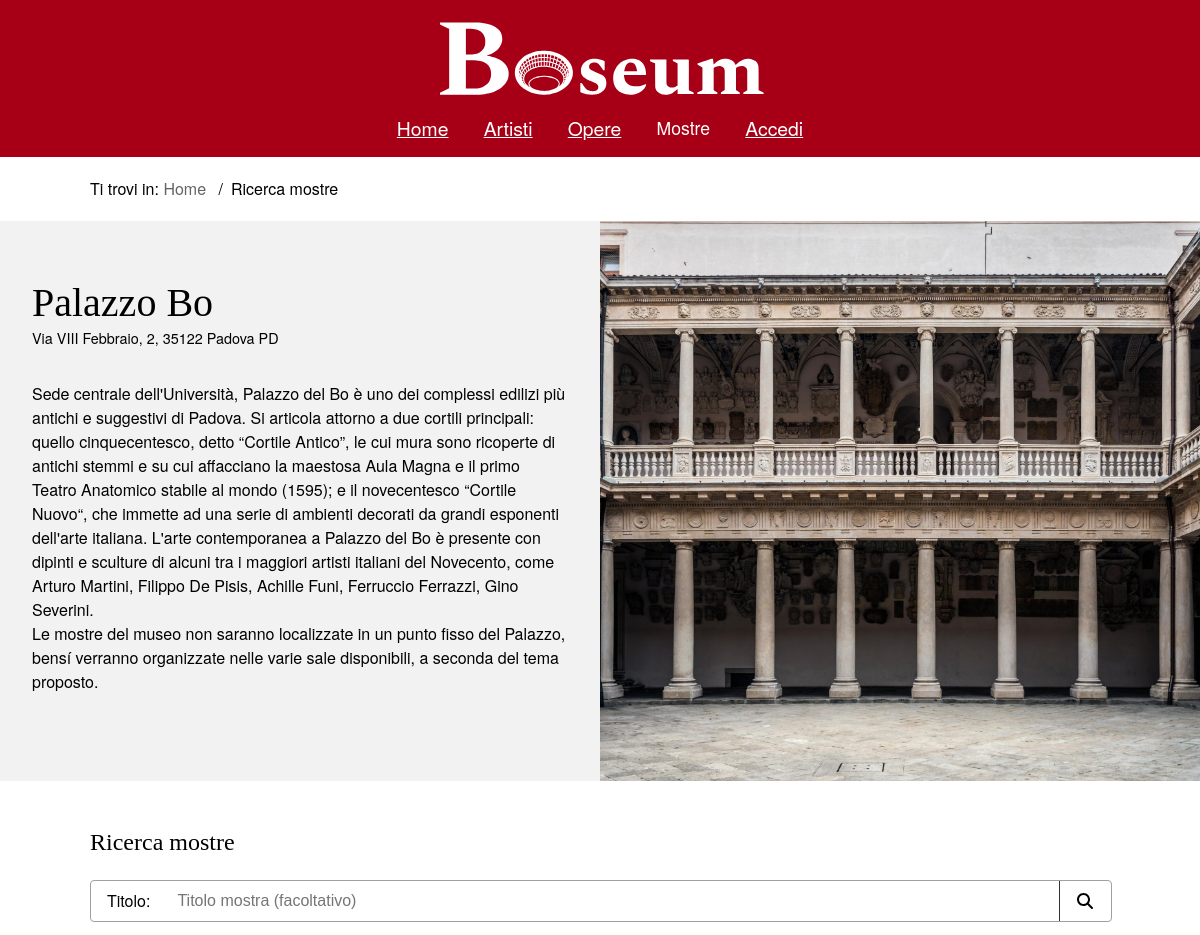
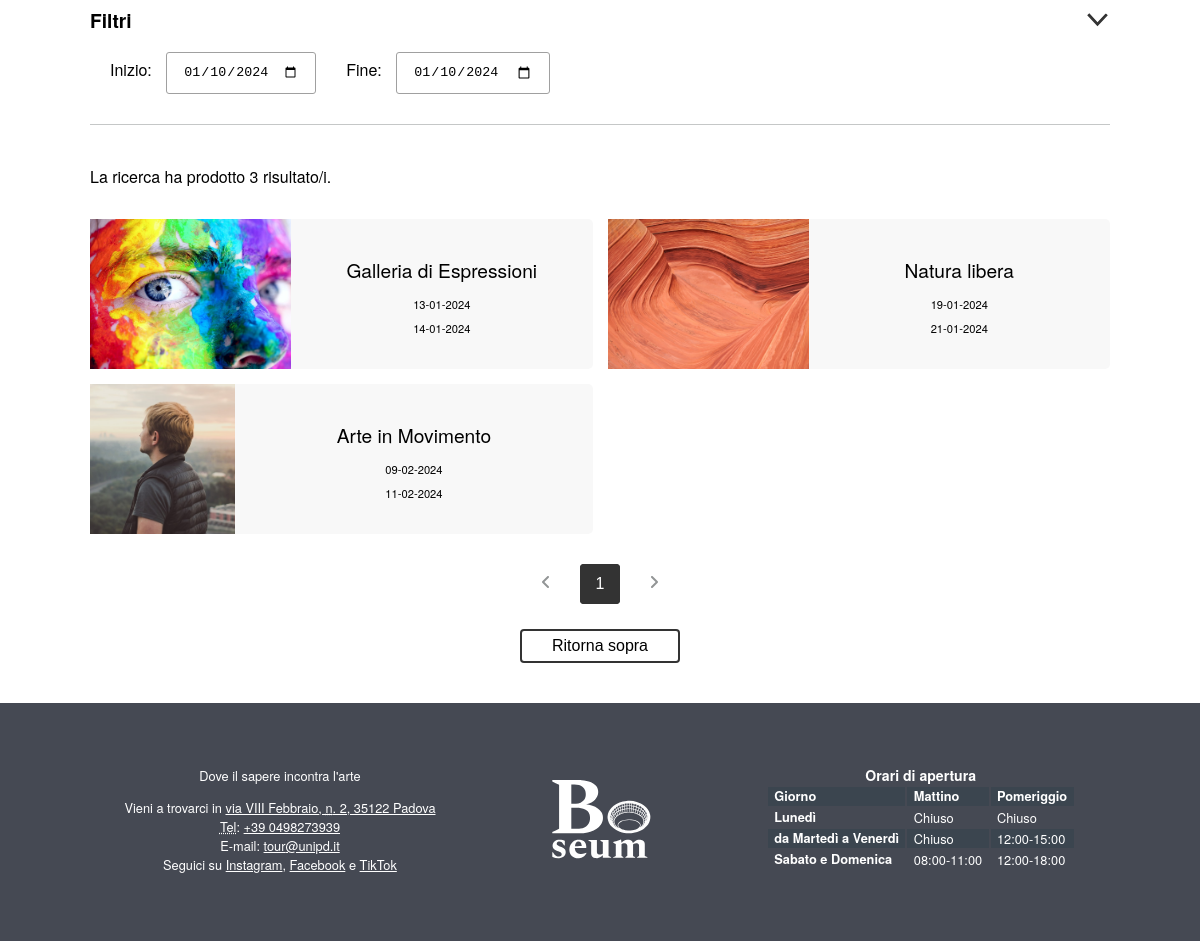
Page /php/mostre.php on the committed database (2 pictures, top to bottom).
### tables this page shows
CREATE TABLE Artshows (
    id INT PRIMARY KEY NOT NULL AUTO_INCREMENT,
    title VARCHAR(100) NOT NULL,
    description VARCHAR(1000) NOT NULL,
    image VARCHAR(100) UNIQUE NOT NULL,
    start_date DATE NOT NULL,
    end_date DATE NOT NULL
);

### php/DBAccess.php (called while the page is built, shortened)
<?php
class DBAccess{
    private $connection;
    public function openDBConnection(){
        try {
            $this -> connection = mysqli_connect(
                self::HOST_DB,
                self::USERNAME,
                self::PASSWORD,
                self::DATABASE_NAME
            );
        } catch (\Exception $e) {
            return false;
        }
        return true;
    }
    public function getArtshowsNextMonth(){
        $query = "SELECT *
                FROM Artshows
                WHERE (Artshows.start_date BETWEEN CURDATE() AND CURDATE() + INTERVAL 30 DAY)
                    OR (Artshows.end_date BETWEEN CURDATE() AND CURDATE() + INTERVAL 30 DAY)";
        $queryResult = mysqli_query($this->connection, $query) or die("Errore in DBAccess".mysqli_error($this->connection));
        if (mysqli_num_rows($queryResult) != 0){
            $result=array();
            while($row = mysqli_fetch_array($queryResult, MYSQLI_ASSOC)){
                $result[]=$row;
            }
            return $result;
        }
        else return null;
    }
}
?>

### php/DateManager.php (called while the page is built, shortened)
<?php
class DateManager {
    public static function toDMY($inputDate) {
        $dateTime = DateTime::createFromFormat('Y-m-d', $inputDate);
        return $dateTime->format('d-m-Y');
    }
}
?>

### php/mostre.php (the view, shortened to what this page needs)
<?php
require_once 'DBAccess.php';
require_once 'DateManager.php';
$isLoggedIn = isset($_SESSION['logged_id']);
$loginOrProfileTitle = $isLoggedIn ?
        "<a href=\"artista.php?id=".$_SESSION['logged_id']."\"><span lang=\"en\">Account</span></a>"
        : "<a href=\"login.php\">Accedi</a>";
$connection=new DB\DBAccess();
if (!isset($_GET["start_date"]) && !isset($_GET["end_date"])) {
    $resultsArtshow = $connection->getArtshowsNextMonth();
    $resultsArtshowContainer = '';
    $size = '';
    if($resultsArtshow && sizeof($resultsArtshow) > 0){
        $size = strval(sizeof($resultsArtshow));
        foreach($resultsArtshow as $resultArtshow){
            $start_date_reverse = $resultArtshow['start_date'];
            $end_date_reverse = $resultArtshow['end_date'];
            $start_date = DateManager::toDMY($start_date_reverse);
            $end_date = DateManager::toDMY($end_date_reverse);
            $resultsArtshowContainer .= "<div class=\"gallery_item\">
                        <div class=\"artshow_gallery_item\">
                            <div class=\"artshow_gallery_item_image\">
                                <a
                                    aria-hidden=\"true\"
                                    tabindex=\"-1\"
                                    href=\"mostra.php?id=".$resultArtshow['id']."\">
                                    <img
                                        src=\"".$resultArtshow['image']."\"
                                        alt=\"".$resultArtshow['title']."\" />
                                </a>
                            </div>
                            <div class=\"artshow_gallery_item_info\">
                                <div class=\"artshow_gallery_item_title\">
                                    <a href=\"mostra.php?id=".$resultArtshow['id']."\" title=\"".$resultArtshow['title']."\">
                                        ".$resultArtshow['title']."
                                    </a>
                                </div>
                                <div class=\"artshow_gallery_item_dates\">
                                    <p>
                                        <time datetime=\"".$resultArtshow['start_date']."\">
                                            ".$start_date."
                                        </time>
                                    </p>
                                    <p>
                                        <time datetime=\"".$resultArtshow['start_date']."\">
                                            ".$end_date."
                                        </time>
                                    </p>
                                </div>
                            </div>
                        </div>
                    </div>";
        }
    } else {
        $size = strval(sizeof($resultsArtshow));
        $resultsArtshowContainer .= "<p>
            Non è stata trovata nessuna mostra.
        </p>";
    }
    $mostre = file_get_contents("../templates/mostre.html");
    $mostre = str_replace("{{login_or_profile_title}}", $loginOrProfileTitle, $mostre);
    $mostre = str_replace("{{count}}", $size, $mostre);
    $mostre = str_replace("{{artshow_items}}", $resultsArtshowContainer, $mostre);
    echo($mostre);
}
?>

### assets/CSS/mini.css (style rules this page uses)
header { display: flex; align-items: center; justify-content: space-between; }
header h1 { background-image: url("../images/logomini.png"); font-size: 3em; }
#menu { width: max-content; color: white; transition: transform 0.5s ease; z-index: 3; }
#menu nav { position: fixed; right: 0; top: 0; width: 100%; padding: 5em 0 3em 0; background: var(--headerBgColor); transform: translateY(-100%); transition: transform 0.5s ease; }
#menu nav ul { flex-direction: column; align-items: center; margin: auto; }
#menu nav ul li { padding-bottom: 15px; }
#menu nav a { visibility: hidden; }
footer { flex-wrap: wrap-reverse; }
footer div { padding: 2em 1em; }
.gallery_item { margin-top: 2em; max-width: unset; }
.artshow_results_section { grid-template-columns: 1fr; }
#artshow_layout { flex-direction: column; }
.artshow_mainimage { width: 100%; object-fit: cover; }
.select_filter_list { flex-direction: column; }
.select_filter_container { display: flex; align-items: center; justify-content: space-between; width: 100%; margin: 10px 0; }
.select_filter_container label { margin: 0; }

### assets/CSS/print.css (style rules this page uses)
html { padding: 0.5cm; }
#menu { display: none; }
.breadcrumb, .breadcrumb li { display: inline; list-style: none; }
.breadcrumb li:after { content: "/"; padding: 1em; }
#infofoot { border: 1px solid black; border-radius: 10px; text-align: center; font-size: 0.8em; }
#listinfofoot { list-style: none; }
#logofoot { display: none; }
#orariofoot { display: none; }
#artshow_layout img { display: none; }
.artshow_gallery_item { padding: 0.5cm 0 0.5cm; display: flex; flex-direction: row; }
.artshow_gallery_item_info { padding: 1cm; }
.artshow_gallery_item_image img { width: auto; height: 4cm; }
.return_top_button { display: none; }
.pagination_controls { display: none; }

### rows in the picture
artshows: image (picture), title "Galleria di Espressioni", start_date "13-01-2024", end_date "14-01-2024"
artshows: image (picture), title "Natura libera", start_date "19-01-2024", end_date "21-01-2024"
artshows: image (picture), title "Arte in Movimento", start_date "09-02-2024", end_date "11-02-2024"
